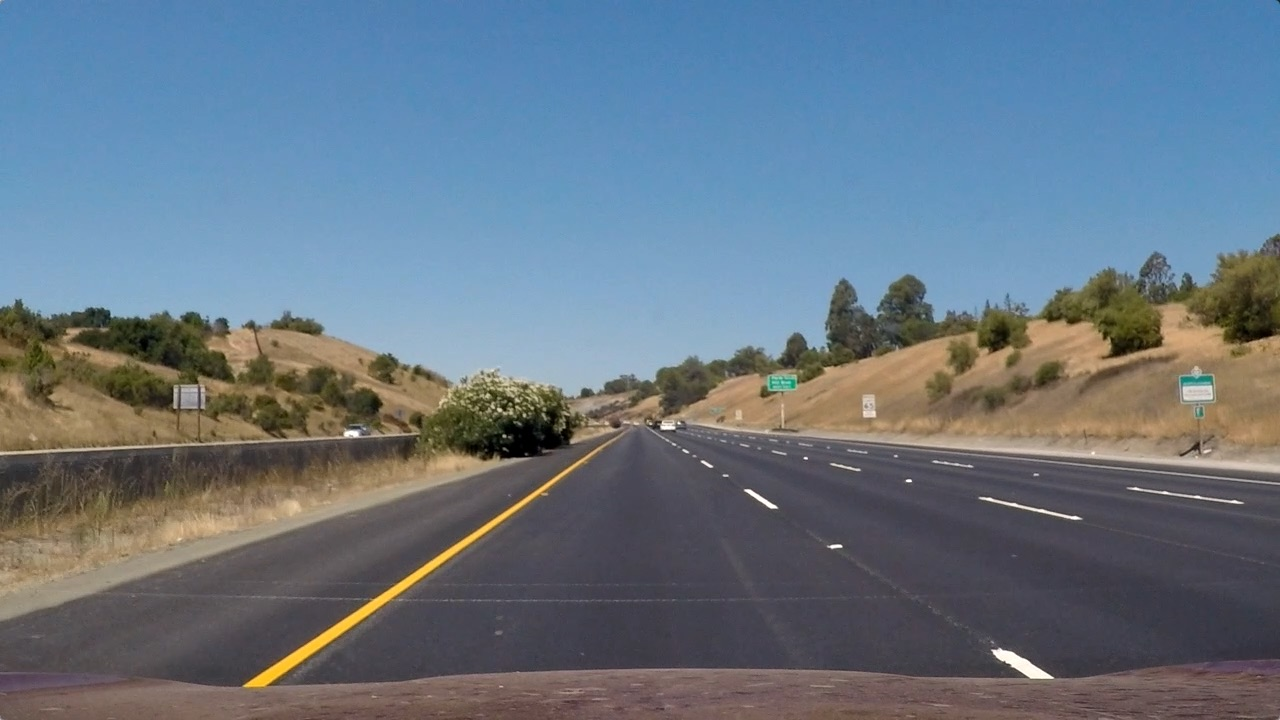
%> input picture test_images/straight_lines1.jpg, 1280 x 720 px
$ octave --eval "result = threshold(imread('test_images/straight_lines1.jpg'));"   (GNU Octave 9; MATLAB toolbox functions it lacks are replaced by stand-ins)
%> lines starting %> are read from the running program, lines starting %| are printed output that depends on the picture; in (x1, y1, x2, y2) boxes, pixels count from 0 and x2, y2 are one past the last pixel; in counts of white or black regions, pixels touching at a corner belong together; the program's own positions count from 1
function thresholded_img = threshold(img)
    % convert image to range [0 1]
    img = double(img)/ 255;

    % convert image to HSL color space
    hsl = rgb2hsl(img);

    % grab s_channel
    s_channel = hsl(:, :, 2);

    % take derivative using sobel operator
    sobel = imgradient(s_channel, 'sobel');

    % threshold derivative image
%     thresholded_img = imbinarize(sobel, 0.6);
    thresholded_img = imbinarize(sobel);
end


function hsl=rgb2hsl(rgb_in)
    %Converts Red-Green-Blue Color value to Hue-Saturation-Luminance Color value
    %
    %Usage
    %       HSL = rgb2hsl(RGB)
    %
    %   converts RGB, a M [x N] x 3 color matrix with values between 0 and 1
    %   into HSL, a M [x N] X 3 color matrix with values between 0 and 1
    %
    %See also hsl2rgb, rgb2hsv, hsv2rgb

    % (C) Vladimir Bychkovsky, June 2008
    % written using:
    % - an implementation by Suresh E Joel, April 26,2003
    % - Wikipedia: http://en.wikipedia.org/wiki/HSL_and_HSV

    rgb=reshape(rgb_in, [], 3);

    mx=max(rgb,[],2);%max of the 3 colors
    mn=min(rgb,[],2);%min of the 3 colors

    L=(mx+mn)/2;%luminance is half of max value + min value
    S=zeros(size(L));

    % this set of matrix operations can probably be done as an addition...
    zeroidx= (mx==mn);
    S(zeroidx)=0;

    lowlidx=L <= 0.5;
    calc=(mx-mn)./(mx+mn);
    idx=lowlidx & (~ zeroidx);
    S(idx)=calc(idx);

    hilidx=L > 0.5;
    calc=(mx-mn)./(2-(mx+mn));
    idx=hilidx & (~ zeroidx);
    S(idx)=calc(idx);

    hsv=rgb2hsv(rgb);
    H=hsv(:,1);

    hsl=[H, S, L];

    hsl=round(hsl.*100000)./100000;
    hsl=reshape(hsl, size(rgb_in));
end
%> in rgb2hsl, `zeroidx= (mx==mn);`: zeroidx = 921600 logical values, 569 true
%> in rgb2hsl, `lowlidx=L <= 0.5;`: lowlidx = 921600 logical values, 461327 true
%> in rgb2hsl, `idx=lowlidx & (~ zeroidx);`: idx = 921600 logical values, 460765 true
%> in rgb2hsl, `hilidx=L > 0.5;`: hilidx = 921600 logical values, 460273 true
%> in rgb2hsl, `idx=hilidx & (~ zeroidx);`: idx = 921600 logical values, 460266 true
%> in rgb2hsl, `hsl=reshape(hsl, size(rgb_in));`:
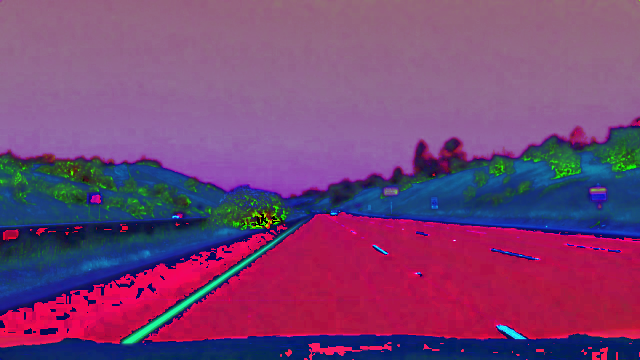
%> hsl: size 720x1280x3 double (shown at 1/2 size); mean R, G, B 0.475, 0.263, 0.459
%> in threshold, `s_channel = hsl(:, :, 2);`:
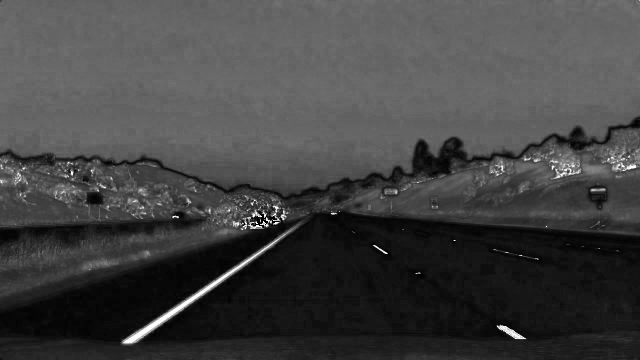
%> s_channel: size 720x1280 double (shown at 1/2 size); min 0, max 1, mean 0.263
%> in threshold, `sobel = imgradient(s_channel, 'sobel');`:
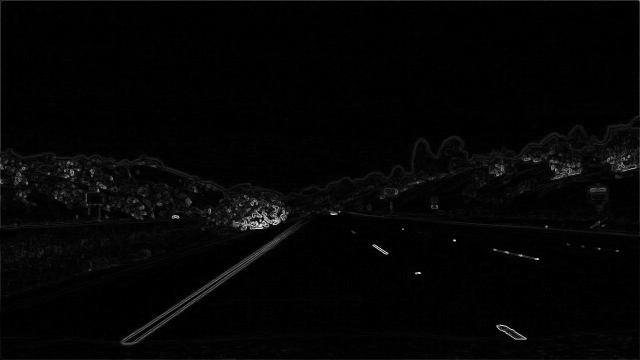
%> sobel: size 720x1280 double (shown at 1/2 size); min 0, max 4.47, mean 0.0871; drawn with min black and max white
%> in threshold, `thresholded_img = imbinarize(sobel);`:
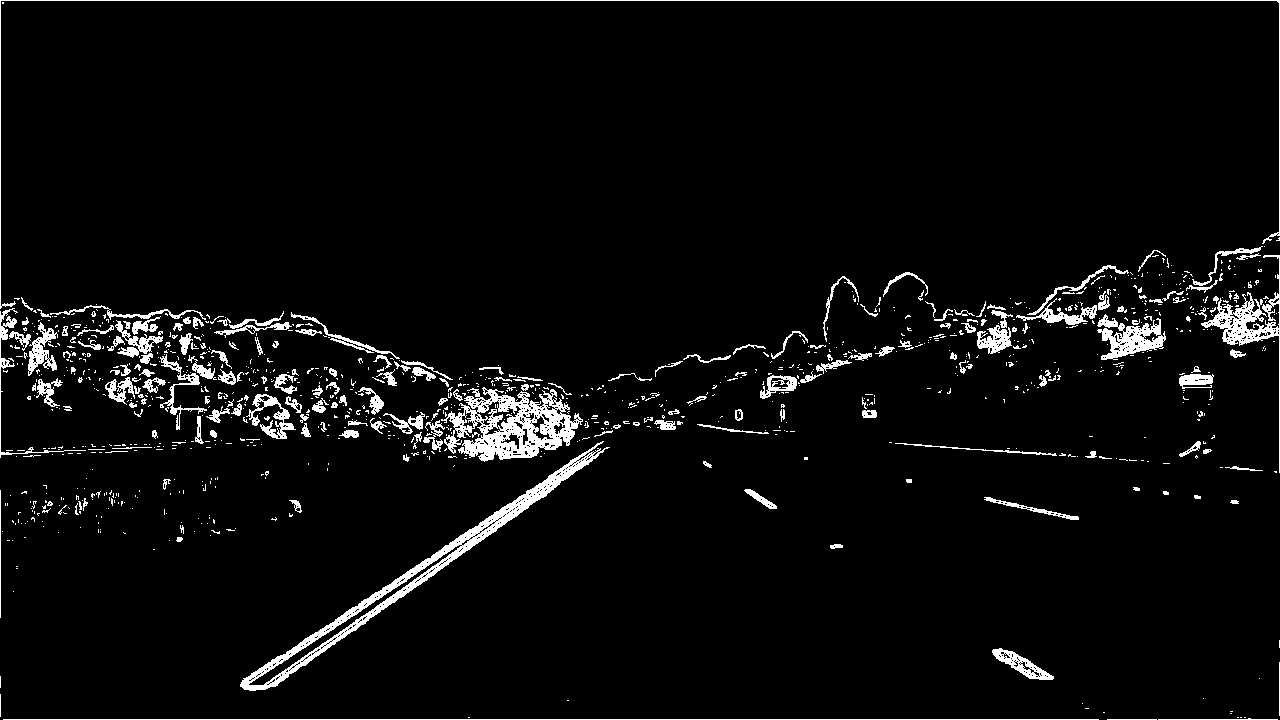
%> thresholded_img: size 720x1280 logical; 4.4% white; 1060 white regions (853 under 20 px), largest, box (x1, y1, x2, y2) and area: (240, 441, 610, 691) 5673, (441, 387, 583, 462) 5098, (1201, 255, 1280, 473) 2019

$ run again, on test_images/straight_lines2.jpg
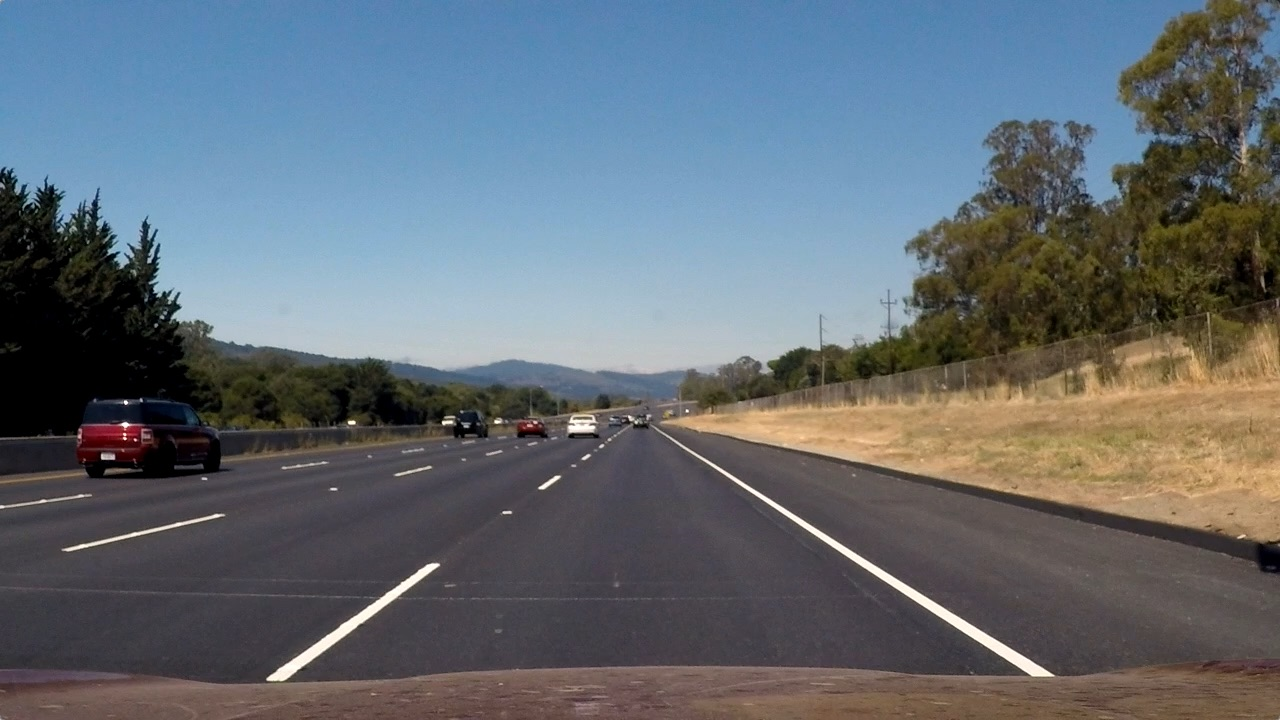
%> input picture test_images/straight_lines2.jpg, 1280 x 720 px
%> zeroidx = 921600 logical values, 20193 true
%> lowlidx = 921600 logical values, 523883 true
%> in rgb2hsl, `idx=lowlidx & (~ zeroidx);`: idx = 921600 logical values, 503699 true
%> hilidx = 921600 logical values, 397717 true
%> in rgb2hsl, `idx=hilidx & (~ zeroidx);`: idx = 921600 logical values, 397708 true
%> in threshold, `s_channel = hsl(:, :, 2);`:
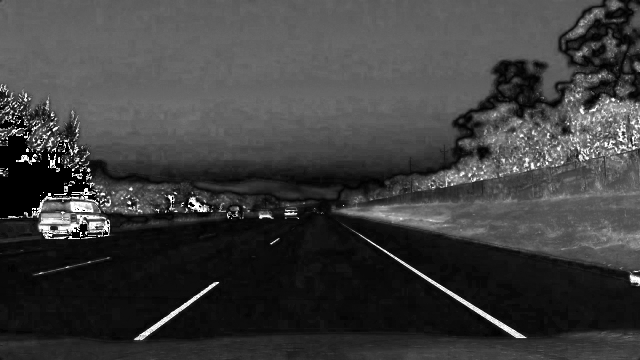
%> s_channel: size 720x1280 double (shown at 1/2 size); min 0, max 1, mean 0.245
%> in threshold, `thresholded_img = imbinarize(sobel);`:
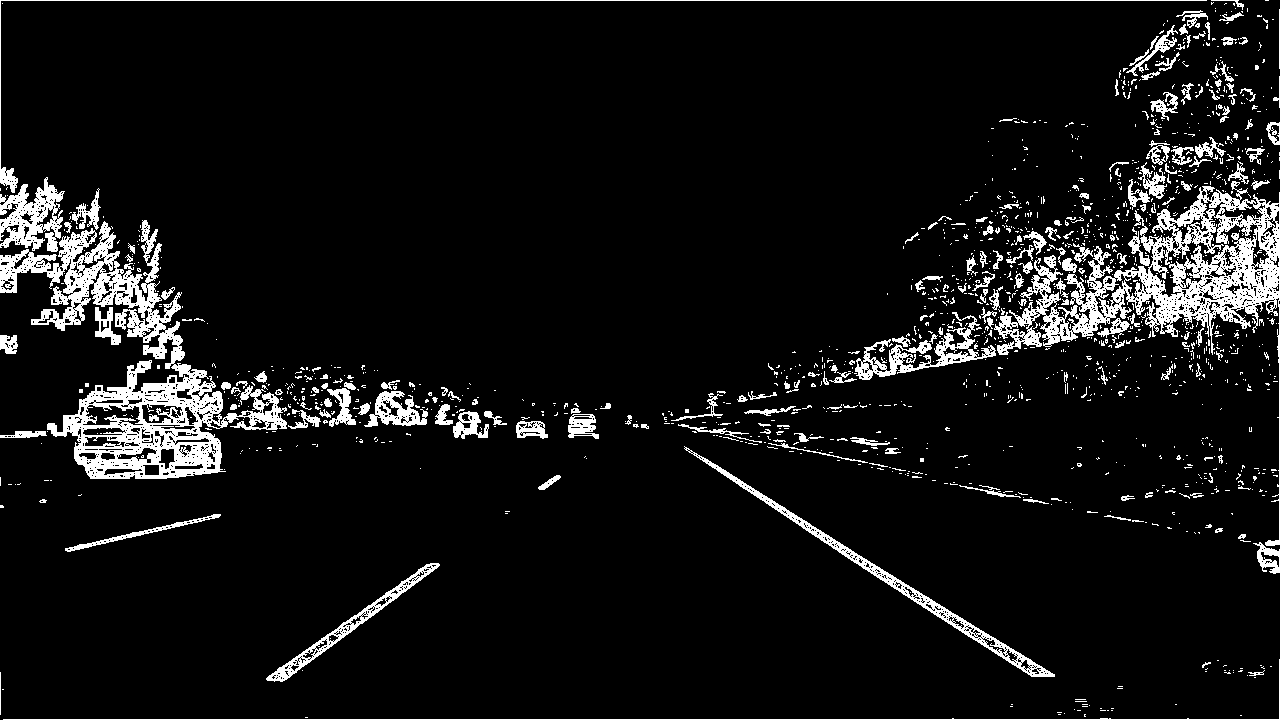
%> thresholded_img: size 720x1280 logical; 7.7% white; 1444 white regions (1234 under 20 px), largest, box (x1, y1, x2, y2) and area: (0, 220, 287, 479) 19217, (994, 181, 1280, 546) 16350, (684, 446, 1055, 677) 3173

$ run again, on test_images/test1.jpg
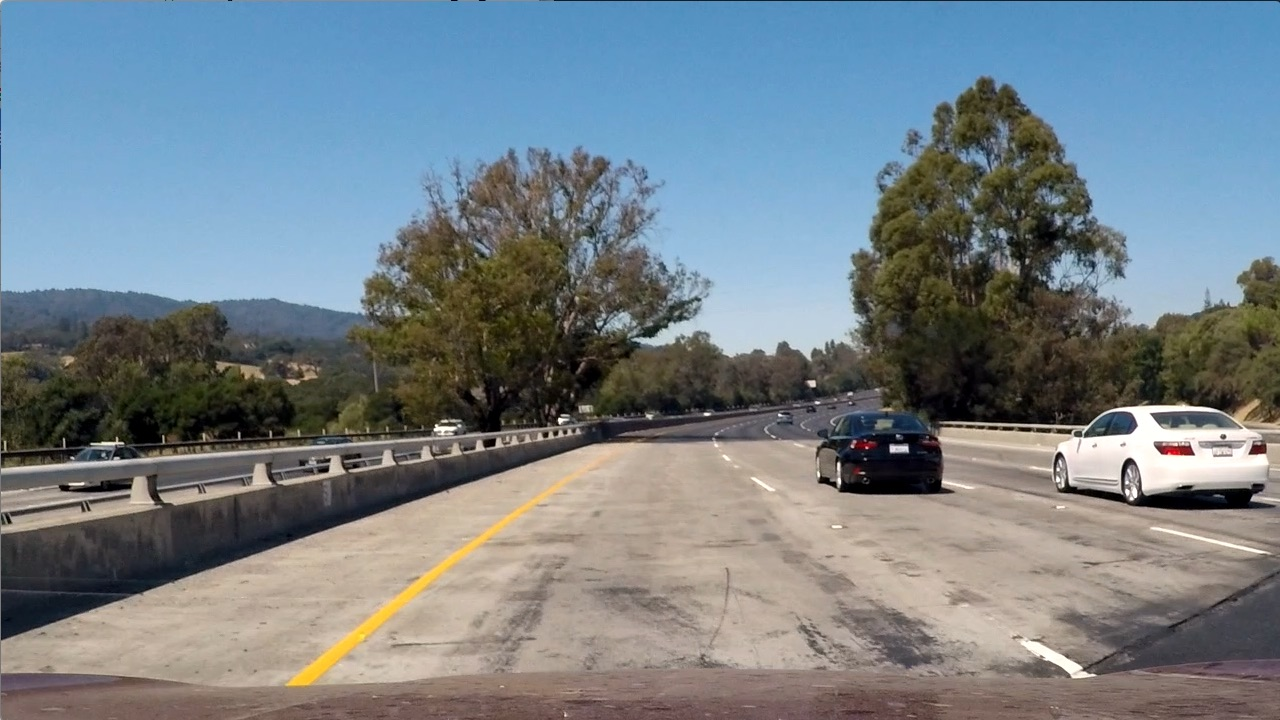
%> input picture test_images/test1.jpg, 1280 x 720 px
%> zeroidx = 921600 logical values, 3321 true
%> lowlidx = 921600 logical values, 361922 true
%> in rgb2hsl, `idx=lowlidx & (~ zeroidx);`: idx = 921600 logical values, 358775 true
%> hilidx = 921600 logical values, 559678 true
%> in rgb2hsl, `idx=hilidx & (~ zeroidx);`: idx = 921600 logical values, 559504 true
%> in threshold, `s_channel = hsl(:, :, 2);`:
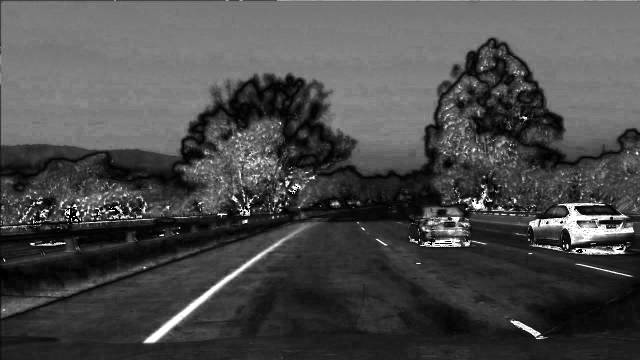
%> s_channel: size 720x1280 double (shown at 1/2 size); min 0, max 1, mean 0.292
%> in threshold, `thresholded_img = imbinarize(sobel);`:
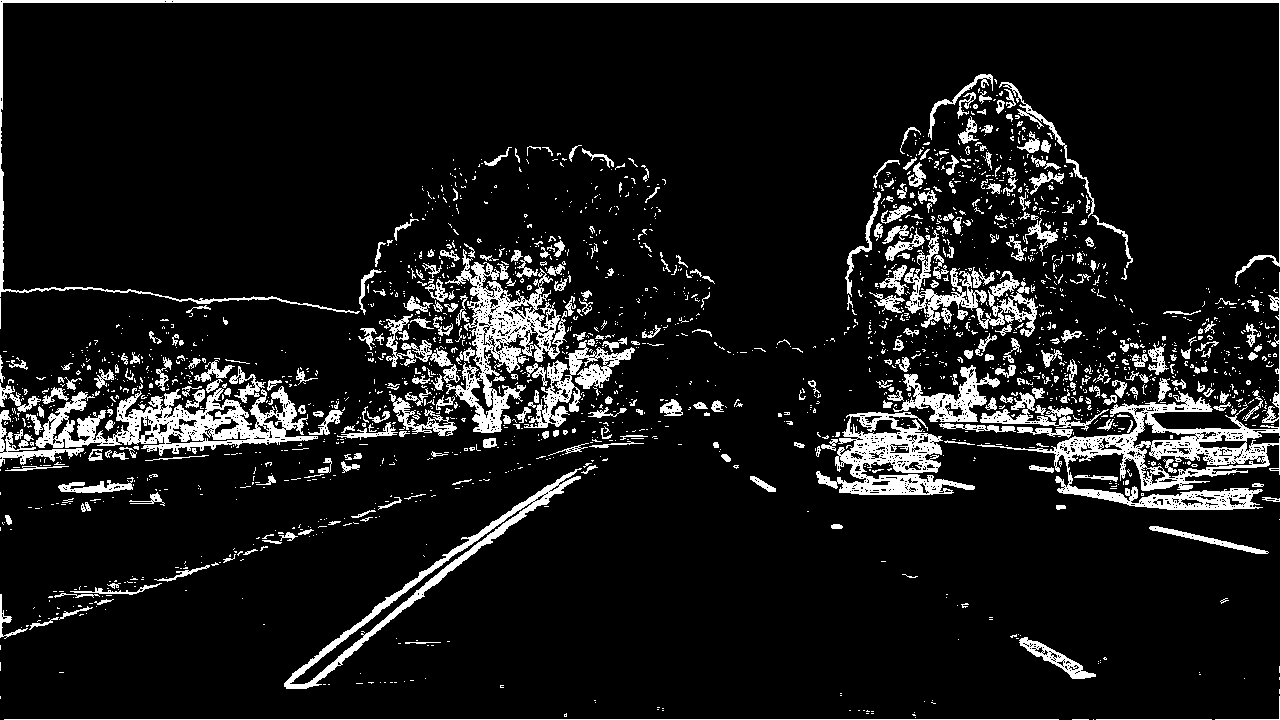
%> thresholded_img: size 720x1280 logical; 9.8% white; 2154 white regions (1775 under 20 px), largest, box (x1, y1, x2, y2) and area: (977, 272, 1280, 510) 9993, (35, 386, 318, 456) 7728, (445, 249, 567, 433) 6848
